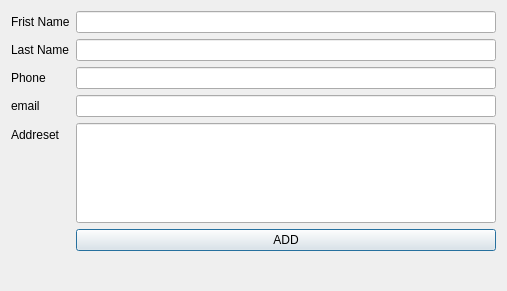
<?xml version="1.0" encoding="UTF-8"?>
<ui version="4.0">
 <class>Dialog</class>
 <widget class="QDialog" name="Dialog">
  <property name="geometry">
   <rect>
    <x>0</x>
    <y>0</y>
    <width>507</width>
    <height>291</height>
   </rect>
  </property>
  <property name="windowTitle">
   <string>Dialog</string>
  </property>
  <layout class="QGridLayout" name="gridLayout">
   <item row="0" column="0">
    <layout class="QFormLayout" name="formLayout">
     <item row="0" column="0">
      <widget class="QLabel" name="label">
       <property name="text">
        <string>Frist Name</string>
       </property>
      </widget>
     </item>
     <item row="0" column="1">
      <widget class="QLineEdit" name="name_input">
       <property name="inputMethodHints">
        <set>Qt::ImhPreferLowercase</set>
       </property>
      </widget>
     </item>
     <item row="1" column="0">
      <widget class="QLabel" name="label_5">
       <property name="text">
        <string>Last Name</string>
       </property>
      </widget>
     </item>
     <item row="1" column="1">
      <widget class="QLineEdit" name="lname_input">
       <property name="inputMethodHints">
        <set>Qt::ImhPreferLowercase</set>
       </property>
      </widget>
     </item>
     <item row="2" column="0">
      <widget class="QLabel" name="label_2">
       <property name="text">
        <string>Phone</string>
       </property>
      </widget>
     </item>
     <item row="2" column="1">
      <widget class="QLineEdit" name="phone_input"/>
     </item>
     <item row="3" column="0">
      <widget class="QLabel" name="label_3">
       <property name="text">
        <string>email</string>
       </property>
      </widget>
     </item>
     <item row="3" column="1">
      <widget class="QLineEdit" name="email_input">
       <property name="inputMethodHints">
        <set>Qt::ImhPreferLowercase</set>
       </property>
      </widget>
     </item>
     <item row="4" column="0">
      <widget class="QLabel" name="label_4">
       <property name="text">
        <string>Addreset</string>
       </property>
      </widget>
     </item>
     <item row="4" column="1">
      <widget class="QLineEdit" name="address_input">
       <property name="minimumSize">
        <size>
         <width>0</width>
         <height>100</height>
        </size>
       </property>
      </widget>
     </item>
     <item row="5" column="1">
      <widget class="QPushButton" name="dbaddcust">
       <property name="text">
        <string>ADD</string>
       </property>
      </widget>
     </item>
    </layout>
   </item>
  </layout>
 </widget>
 <resources/>
 <connections/>
</ui>
